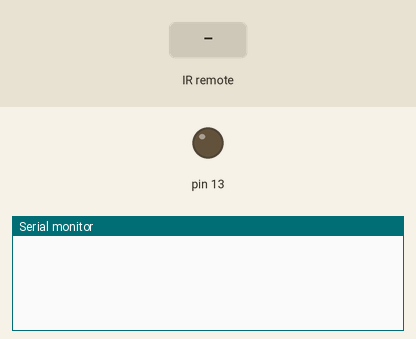
A sketch run on a simulated Arduino Leonardo, built with avr-gcc and run on an emulated ATmega32U4. Shown: output pins drawn as LEDs (lit = HIGH), the last lines printed to the serial monitor. The inputs (shaded band) are chosen by the test bench. USB keyboard and mouse output is not drawn.

Above: at 1.2 s.
1.3 s: infrared code 0xC101E57B received
At 1.7 s:
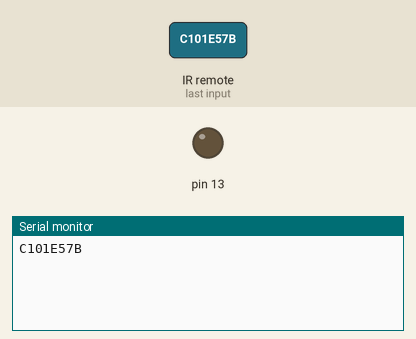
2.8 s: infrared code 0xFF6897 received
At 4.0 s:
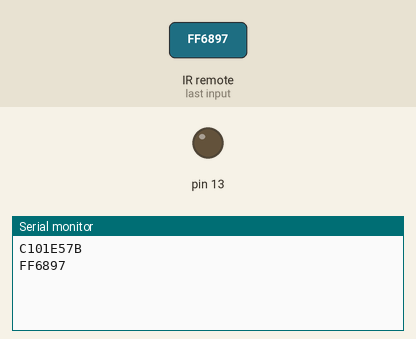
4.3 s: infrared code 0x5F78CA09 received
At 5.2 s:
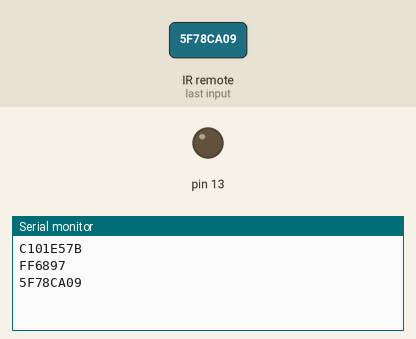

The sketch:

appGod.ino
```cpp
#include <Keyboard.h>

#include <IRremote.h>

int RECV_PIN = 9;
IRrecv irrecv(RECV_PIN);
decode_results results;
void setup() {
  // initialize digital pin LED_BUILTIN as an output.
  pinMode(13, OUTPUT);
  irrecv.enableIRIn();
  Keyboard.begin();
}

// the loop function runs over and over again forever
void loop() {

  if (irrecv.decode(&results)) {

    Serial.println(results.value,HEX);
    irrecv.resume();
    if (results.value == 0xC101E57B || results.value == 0xFF6897 || results.value == 0x5F78CA09 || results.value == 0x8DB66050 || results.value == 0x9599D219 || results.value == 0xB585BADF ){
         Keyboard.press('g');
            Keyboard.releaseAll();
       //digitalWrite(13, HIGH);   // turn the LED on (HIGH is the voltage level)
         //delay(2000);                       // wait for a second
        //digitalWrite(13, LOW);    // turn the LED off by making the voltage L
                              // wait for a second

    }
    else if (results.value == 0x97483BFB || results.value == 0xFF9867 || results.value == 0x964F10D || results.value == 0xA186391F || results.value == 0x4BA9A2DD){
         Keyboard.press('f');
            Keyboard.releaseAll();
       //digitalWrite(13, HIGH);   // turn the LED on (HIGH is the voltage level)
         //delay(2000);                       // wait for a second
        //digitalWrite(13, LOW);    // turn the LED off by making the voltage LOW                                   // wait for a second
    }
  }
}
```

Measured:
- after the input at 1.3 s, the serial monitor: prints a new line at once (image 1)
- after the input at 2.8 s, the serial monitor: prints a new line at once (image 2)
- after the input at 4.3 s, the serial monitor: prints a new line at once (image 3)
